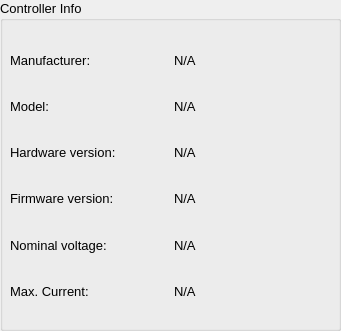
   <widget class="QGroupBox" name="groupBox">
    <property name="geometry">
     <rect>
      <x>610</x>
      <y>250</y>
      <width>341</width>
      <height>331</height>
     </rect>
    </property>
    <property name="font">
     <font>
      <pointsize>10</pointsize>
     </font>
    </property>
    <property name="locale">
     <locale language="English" country="UnitedKingdom"/>
    </property>
    <property name="title">
     <string>Controller Info</string>
    </property>
    <widget class="QLabel" name="label_17">
     <property name="geometry">
      <rect>
       <x>340</x>
       <y>60</y>
       <width>311</width>
       <height>16</height>
      </rect>
     </property>
     <property name="locale">
      <locale language="English" country="UnitedKingdom"/>
     </property>
     <property name="text">
      <string>Manufacturer:</string>
     </property>
    </widget>
    <widget class="QWidget" name="layoutWidget">
     <property name="geometry">
      <rect>
       <x>10</x>
       <y>40</y>
       <width>321</width>
       <height>271</height>
      </rect>
     </property>
     <layout class="QGridLayout" name="gridLayout_3">
      <item row="4" column="1">
       <widget class="QLabel" name="labelNominalVoltage_2">
        <property name="font">
         <font>
          <pointsize>10</pointsize>
         </font>
        </property>
        <property name="locale">
         <locale language="English" country="UnitedKingdom"/>
        </property>
        <property name="text">
         <string>N/A</string>
        </property>
       </widget>
      </item>
      <item row="5" column="0">
       <widget class="QLabel" name="labelMaxCurrent">
        <property name="font">
         <font>
          <pointsize>10</pointsize>
         </font>
        </property>
        <property name="locale">
         <locale language="English" country="UnitedKingdom"/>
        </property>
        <property name="text">
         <string>Max. Current:</string>
        </property>
       </widget>
      </item>
      <item row="5" column="1">
       <widget class="QLabel" name="labelMaxCurrent_2">
        <property name="font">
         <font>
          <pointsize>10</pointsize>
         </font>
        </property>
        <property name="locale">
         <locale language="English" country="UnitedKingdom"/>
        </property>
        <property name="text">
         <string>N/A</string>
        </property>
       </widget>
      </item>
      <item row="3" column="0">
       <widget class="QLabel" name="labelFirmVers">
        <property name="font">
         <font>
          <pointsize>10</pointsize>
         </font>
        </property>
        <property name="locale">
         <locale language="English" country="UnitedKingdom"/>
        </property>
        <property name="text">
         <string>Firmware version:</string>
        </property>
       </widget>
      </item>
      <item row="1" column="0">
       <widget class="QLabel" name="labelModel">
        <property name="font">
         <font>
          <pointsize>10</pointsize>
         </font>
        </property>
        <property name="locale">
         <locale language="English" country="UnitedKingdom"/>
        </property>
        <property name="text">
         <string>Model:</string>
        </property>
       </widget>
      </item>
      <item row="2" column="1">
       <widget class="QLabel" name="labelHardwVers_2">
        <property name="font">
         <font>
          <pointsize>10</pointsize>
         </font>
        </property>
        <property name="locale">
         <locale language="English" country="UnitedKingdom"/>
        </property>
        <property name="text">
         <string>N/A</string>
        </property>
       </widget>
      </item>
      <item row="0" column="0">
       <widget class="QLabel" name="labelManufacturer">
        <property name="font">
         <font>
          <pointsize>10</pointsize>
         </font>
        </property>
        <property name="locale">
         <locale language="English" country="UnitedKingdom"/>
        </property>
        <property name="text">
         <string>Manufacturer:</string>
        </property>
       </widget>
      </item>
      <item row="3" column="1">
       <widget class="QLabel" name="labelFirmVers_2">
        <property name="font">
         <font>
          <pointsize>10</pointsize>
         </font>
        </property>
        <property name="locale">
         <locale language="English" country="UnitedKingdom"/>
        </property>
        <property name="text">
         <string>N/A</string>
        </property>
       </widget>
      </item>
      <item row="1" column="1">
       <widget class="QLabel" name="labelModel_2">
        <property name="font">
         <font>
          <pointsize>10</pointsize>
         </font>
        </property>
        <property name="locale">
         <locale language="English" country="UnitedKingdom"/>
        </property>
        <property name="text">
         <string>N/A</string>
        </property>
       </widget>
      </item>
      <item row="2" column="0">
       <widget class="QLabel" name="labelHardwVers">
        <property name="font">
         <font>
          <pointsize>10</pointsize>
         </font>
        </property>
        <property name="locale">
         <locale language="English" country="UnitedKingdom"/>
        </property>
        <property name="text">
         <string>Hardware version:</string>
        </property>
       </widget>
      </item>
      <item row="4" column="0">
       <widget class="QLabel" name="labelNominalVoltage">
        <property name="font">
         <font>
          <pointsize>10</pointsize>
         </font>
        </property>
        <property name="locale">
         <locale language="English" country="UnitedKingdom"/>
        </property>
        <property name="text">
         <string>Nominal voltage:</string>
        </property>
       </widget>
      </item>
      <item row="0" column="1">
       <widget class="QLabel" name="labelManufacturer_2">
        <property name="font">
         <font>
          <pointsize>10</pointsize>
         </font>
        </property>
        <property name="locale">
         <locale language="English" country="UnitedKingdom"/>
        </property>
        <property name="text">
         <string>N/A</string>
        </property>
       </widget>
      </item>
     </layout>
    </widget>
   </widget>
